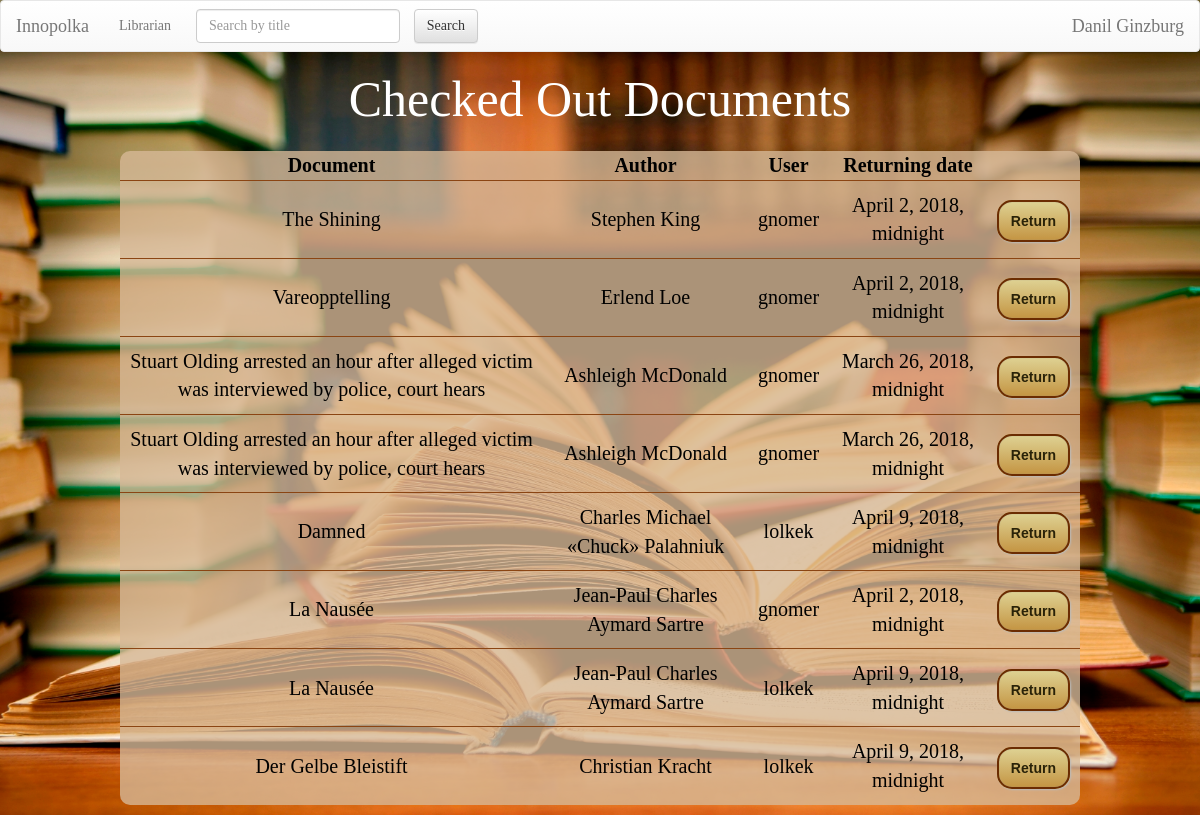
Page /checked_out_docs/ (signed in) on the earlier database version.
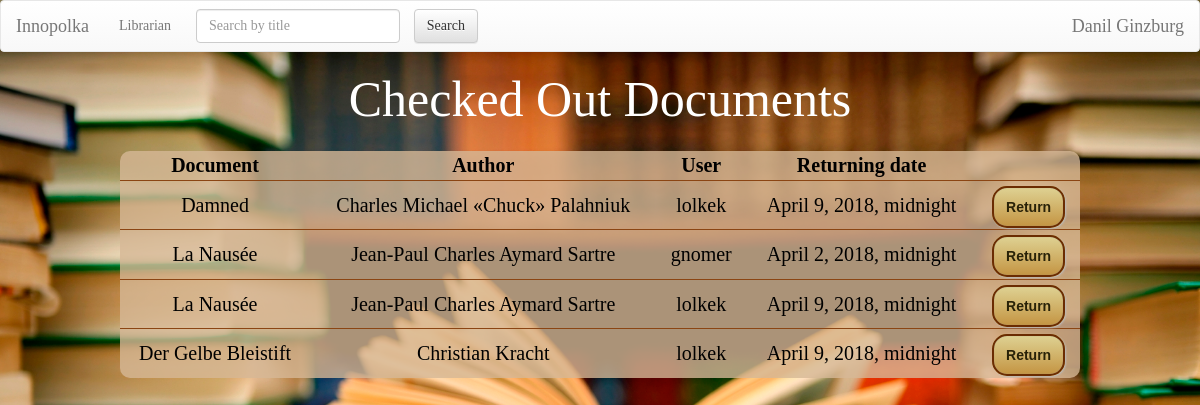
Same page on the later database version.
### Documents/models.py (models this page shows, shortened)
class DocumentCopy(models.Model):
    doc = models.ForeignKey(Document, blank=True, default=None, on_delete=models.CASCADE) # link document which is checked out
    checked_up_by_whom = models.ForeignKey(User, blank=True, default=None, on_delete=models.CASCADE) # link to holder
    date = models.DateTimeField(default=str(datetime.datetime.today().strftime("%Y-%m-%d %H:%M")))
    returning_date = models.DateTimeField(default=str(datetime.datetime.today().strftime("%Y-%m-%d %H:%M")))
    time_left = models.CharField(null=True, max_length=250)
    fine_price = models.IntegerField(null=True)
    renewed = models.BooleanField(default=False)
    class Meta:
        verbose_name_plural = 'Document copies'

class Document(models.Model):
    title = models.CharField(max_length=250)
    price = models.IntegerField()
    keywords = models.CharField(max_length=250) # the list of keywords stored in string
    authors = models.CharField(max_length=250) # the list of authors in string format splitted by space
    cover = models.CharField(max_length=1000, default="https://lh3.googleusercontent.com/zqfUbCXdb1oGmsNEzNxTjQU5ZlS3x46nQoB83sFbRSlMnpDTZgdVCe_LvCx-rl7sOA=w300")
    copies = models.PositiveIntegerField(default=1)
    type = models.CharField(max_length=100, default='Document')
    is_bestseller = models.BooleanField(default=False)
    is_reference = models.BooleanField(default=False)
    level = models.PositiveIntegerField(default=1)
    room = models.PositiveIntegerField(default=1)

### Documents/views.py (the view)
# urls.py: url(r'^checked_out_docs/$', views.CheckedOutDocsView.as_view(), name='checked_out_docs'),
class CheckedOutDocsView(ListView):
    model = DocumentCopy
    template_name = 'Documents/checked_out_docs.html'
    context_object_name = 'document_copies'
    paginate_by = 20
    def get(self, request, *args, **kwargs):
        if request.user.is_staff:
            return super().get(request, *args, **kwargs)
        return redirect('/')

### Documents/templates/Documents/checked_out_docs.html (shortened to what this page needs)
{% extends 'Documents/base.html'  %}
{% load staticfiles %}
{% block body  %}
<h1> Checked Out Documents</h1>
<table>
    <tr>
        <th class="cen">Document</th>
        <th class="cen">Author</th>
        <th class="cen">User</th>
        <th class="cen">Returning date</th>
    </tr>
    <tr>
        {% for copy in document_copies %}
        <td><a href="/{{ copy.doc.id }}/">{{ copy.doc.title }}</a></td>
        <td>{{ copy.doc.authors }}</td>
        <td><a href="/user/?id={{ copy.checked_up_by_whom.id }}">{{ copy.checked_up_by_whom }}</a></td>
        <td>{{ copy.returning_date}}</td>
        <td><a class="button" href="/requests/return/?copy_id={{ copy.id }}" onclick="
        return confirm('Return {{copy.doc.title}} from {{copy.checked_up_by_whom.username}} back?');
">Return</a></td>
    </tr>
    {% endfor %}
</table>
{% endblock %}

Differences in the rows shown:
removed DocumentCopy: doc "The Shining", doc.authors "Stephen King", checked_up_by_whom "gnomer", returning_date "April 2, 2018, midnight"
removed DocumentCopy: doc "Vareopptelling", doc.authors "Erlend Loe", checked_up_by_whom "gnomer", returning_date "April 2, 2018, midnight"
removed DocumentCopy: doc "Stuart Olding arrested an hour after alleged victim was interviewed by police, court hears", doc.authors "Ashleigh McDonald", checked_up_by_whom "gnomer", returning_date "March 26, 2018, midnight"
removed DocumentCopy: doc "Stuart Olding arrested an hour after alleged victim was interviewed by police, court hears", doc.authors "Ashleigh McDonald", checked_up_by_whom "gnomer", returning_date "March 26, 2018, midnight"
